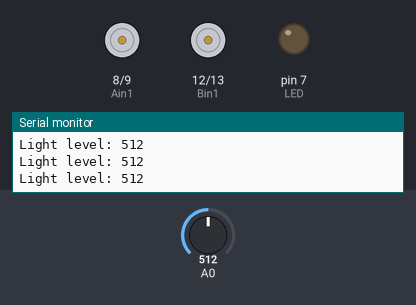
The sketch below on a simulated Arduino Uno, built with avr-gcc and run on an emulated ATmega328P. Parts: motor-driver pin pairs drawn as motors (green arrow = first pin HIGH = forward, orange = second pin HIGH = backward, longer = more drive, scaled by the enable pin), output pins drawn as LEDs (lit = HIGH), the last lines printed to the serial monitor. Dashed ring = blinking. The test bench sets the inputs (shaded band); at power-on: A0 = 512.

Above: at 1.2 s.
1.3 s: A0 set to 602
2.8 s: A0 set to 631
At 3.05 s:
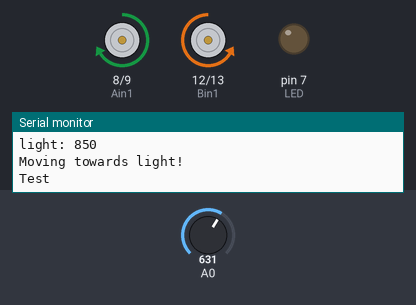
5.8 s: A0 set to 832
8.8 s: A0 set to 863
At 9.15 s:
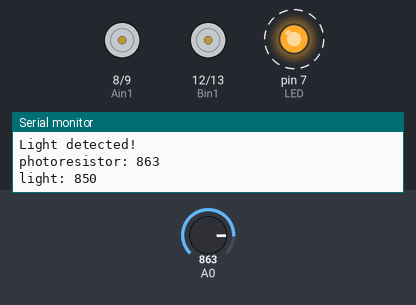
11.8 s: A0 set to 716
At 12.05 s:
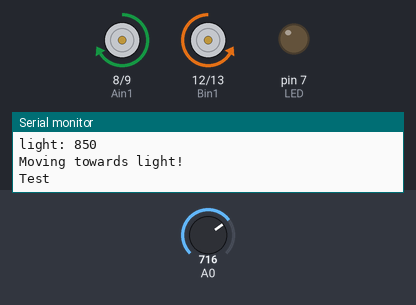
14.8 s: A0 set to 900
At 14.96 s:
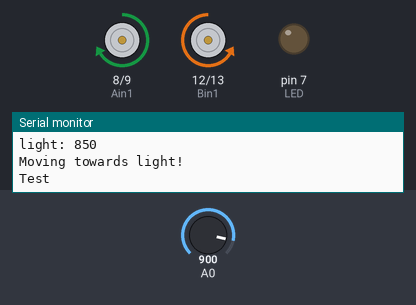
Timing chart, 0 to 18.8 s (numbered marks = the images above; inputs shaded):
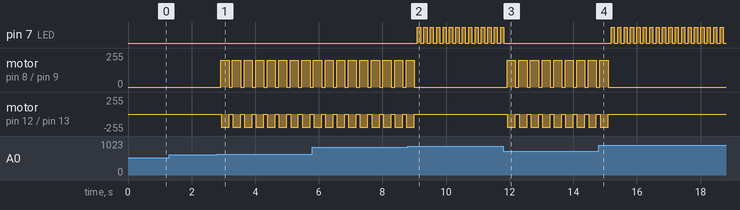

The sketch:

Wheels_and_Photoresistor.ino
```cpp
// THIS WORKS!

int photoresistor = 0;
const int light = 850;
int normal = -1;

const int PWMB = 10;
const int Bin2 = 13;
const int Bin1 = 12;

const int Ain1 = 8;
const int Ain2 = 9;
const int PWMA = 11;

const int LED = 7;

void setup() {
  pinMode (Ain1, OUTPUT);
  pinMode (Ain2, OUTPUT);
  pinMode (PWMA, OUTPUT);

  pinMode (Bin1, OUTPUT);
  pinMode (Bin2, OUTPUT);
  pinMode (PWMA, OUTPUT);

  pinMode (LED, OUTPUT);
  digitalWrite (LED, LOW);

  Serial.begin (9600);
  Serial.println ("Let begin the testing.");
}

void loop() {
    photoresistor = analogRead (A0);
    Serial.print ("Light level: ");
    Serial.println (photoresistor);
    delay (100);

    if (normal == -1) {
      normal = photoresistor;
    }

    if (((normal + 100) < photoresistor))
    {
      Serial.println ("Light detected!");
      Serial.print ("photoresistor: ");
      Serial.println (photoresistor);

      Serial.print ("light: ");
      Serial.println (light);
      if (photoresistor < light) {
        Serial.println ("Moving towards light!");
        rightMotor (200);
        leftMotor (-200);
        delay (250);
        rightMotor (0);
        leftMotor (0);
      }
      else {
      Serial.println ("Light found!");
      digitalWrite (LED, HIGH);
      delay (100);
    }
      /* This works! Adjust speed too.
       * rightMotor (255);
      leftMotor (200);
      delay (100);
      rightMotor (0);
      leftMotor (0); */

    }
    digitalWrite (LED, LOW);
}

void rightMotor (int motorSpeed) {
  if (motorSpeed > 0) {
    digitalWrite (Ain1, HIGH);
    digitalWrite (Ain2, LOW);
  }
  else if (motorSpeed < 0) {
    digitalWrite (Ain1, LOW);
    digitalWrite (Ain2, HIGH);
  }
  else {
    digitalWrite (Ain1, LOW);
    digitalWrite (Ain2, LOW);
  }
  analogWrite (PWMA, abs(motorSpeed));
}

void leftMotor (int motorSpeed) {
  if (motorSpeed > 0) {
    digitalWrite (Bin1, HIGH);
    digitalWrite (Bin2, LOW);
  }
  else if (motorSpeed < 0) {
    Serial.println ("Test");
  digitalWrite (Bin1, LOW);
  digitalWrite (Bin2, HIGH);
  }
  else {
    digitalWrite (Bin1, LOW);
    digitalWrite (Bin2, LOW);
  }

  analogWrite (PWMB, abs (motorSpeed));
}
```

Measured:
- the behaviour switches between 612 and 613 on A0 (found by bisection; images 0 and 1)
- the behaviour switches between 849 and 850 on A0 (found by bisection; images 1 and 2)
- after the input at 2.8 s, motor on pin 8 (Ain1) / pin 9 (Ain2): alternates forward 200/255 for 0.26 s and stopped for 0.11 s, starting after 0.12 s; motor on pin 12 (Bin1) / pin 13 (Bin2): alternates backward 200/255 for 0.25 s and stopped for 0.11 s, starting after 0.13 s
- after the input at 8.8 s, pin 7 (LED): alternates HIGH for 0.10 s and LOW for 0.10 s, starting after 0.30 s; motor on pin 8 (Ain1) / pin 9 (Ain2), motor on pin 12 (Bin1) / pin 13 (Bin2): goes on until 9.0 s, then stays stopped
- after the input at 11.8 s, pin 7 (LED): goes on until 11.8 s, then stays LOW; motor on pin 8 (Ain1) / pin 9 (Ain2): alternates forward 200/255 for 0.26 s and stopped for 0.11 s, starting after 0.12 s; motor on pin 12 (Bin1) / pin 13 (Bin2): alternates backward 200/255 for 0.25 s and stopped for 0.11 s, starting after 0.13 s
- after the input at 14.8 s, pin 7 (LED): alternates HIGH for 0.10 s and LOW for 0.10 s, starting after 0.39 s; motor on pin 8 (Ain1) / pin 9 (Ain2), motor on pin 12 (Bin1) / pin 13 (Bin2): goes on until 15.1 s, then stays stopped
